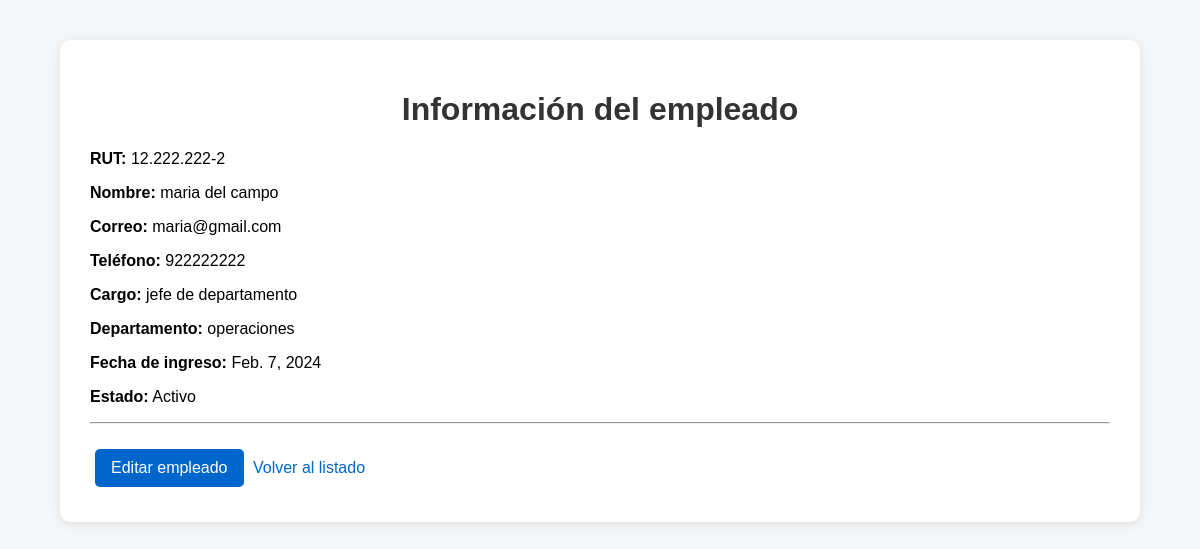
The app's page /personal/empleados/2/ (signed in) with its own data.
### personal/models.py (models this page shows, shortened)
class Empleado(models.Model):
    ESTADOS = [
        ('Activo', 'Activo'),
        ('Inactivo', 'Inactivo'),
    ]
    rut = models.CharField(
        max_length=12,
        unique=True
    )
    nombre = models.CharField(
        max_length=100
    )
    apellido = models.CharField(
        max_length=100
    )
    correo = models.EmailField()
    telefono = models.CharField(
        max_length=20
    )
    fecha_ingreso = models.DateField()
    cargo = models.ForeignKey(
        Cargo,
        on_delete=models.PROTECT
    )
    departamento = models.ForeignKey(
        Departamento,
        on_delete=models.PROTECT
    )
    estado = models.CharField(
        max_length=10,
        choices=ESTADOS,
        default='Activo'
    )

class Cargo(models.Model):
    nombre = models.CharField(max_length=100)
    descripcion = models.TextField(blank=True)
    def __str__(self):
        return self.nombre

class Departamento(models.Model):
    nombre = models.CharField(max_length=100)
    descripcion = models.TextField(blank=True)
    def __str__(self):
        return self.nombre

### personal/views.py (the view)
@login_required
def detalle_empleado(request, empleado_id):
    empleado = get_object_or_404(
        Empleado,
        id=empleado_id
    )
    return render(
        request,
        'personal/detalle_empleado.html',
        {
            'empleado': empleado
        }
    )

### personal/templates/personal/detalle_empleado.html (shortened to what this page needs)
{% load static %}
<!DOCTYPE html>
<html lang="es">
<head>
    <link rel="stylesheet"
          href="{% static 'personal/estilos.css' %}">
</head>
<body>
<div class="contenedor">
    <h1>Información del empleado</h1>
    <p>
        <strong>RUT:</strong>
        {{ empleado.rut }}
    </p>
    <p>
        <strong>Nombre:</strong>
        {{ empleado.nombre }}
        {{ empleado.apellido }}
    </p>
    <p>
        <strong>Correo:</strong>
        {{ empleado.correo }}
    </p>
    <p>
        <strong>Teléfono:</strong>
        {{ empleado.telefono }}
    </p>
    <p>
        <strong>Cargo:</strong>
        {{ empleado.cargo }}
    </p>
    <p>
        <strong>Departamento:</strong>
        {{ empleado.departamento }}
    </p>
    <p>
        <strong>Fecha de ingreso:</strong>
        {{ empleado.fecha_ingreso }}
    </p>
    <p>
        <strong>Estado:</strong>
        {{ empleado.estado }}
    </p>
    <hr>
    <div class="acciones">
        <a class="boton"
           href="{% url 'editar_empleado' empleado.id %}">
            Editar empleado
        </a>
        <a href="{% url 'lista_empleados' %}">
            Volver al listado
        </a>
    </div>
</div>
</body>
</html>

### personal/static/personal/estilos.css (style rules this page uses)
body { font-family: Arial, sans-serif; background-color: #f4f6f8; margin: 0; padding: 0; }
.contenedor { width: 85%; max-width: 1100px; margin: 40px auto; background-color: white; padding: 30px; border-radius: 10px; box-shadow: 0 2px 10px rgba(0, 0, 0, 0.1); }
h1 { text-align: center; color: #333; }
a { color: #0066cc; text-decoration: none; }
.boton { display: inline-block; padding: 10px 16px; margin: 5px; background-color: #0066cc; color: white; text-decoration: none; border-radius: 5px; border: none; cursor: pointer; }
.acciones { margin-top: 20px; }

### records on screen
Empleado: rut "12.222.222-2", nombre "maria", apellido "del campo", correo "maria@gmail.com", telefono "922222222", cargo "jefe de departamento", departamento "operaciones", fecha_ingreso "Feb. 7, 2024", estado "Activo"
